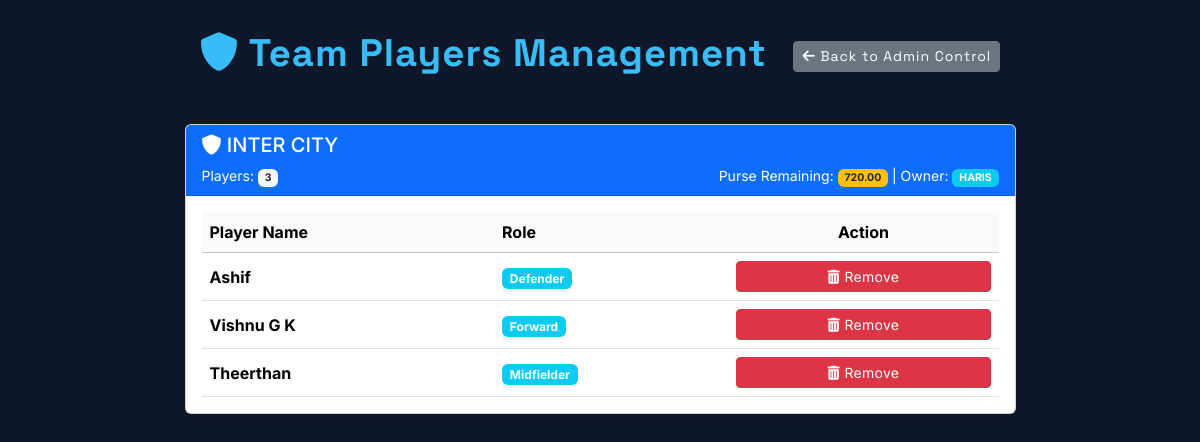
The page /team/1/players/ (signed in) on the database its author committed.
### auction/models.py (models this page shows, shortened)
class Team(models.Model):
    name = models.CharField(max_length=100, unique=True)
    owner = models.CharField(max_length=100)
    purse_remaining = models.DecimalField(max_digits=10, decimal_places=2, default=0.00)

class Player(models.Model):
    Defender = 'Def'
    Forward = 'For'
    Goalkeeper = 'Goal'
    Midfielder = 'Mid'
    PLAYER_TYPES = [
        (Defender, 'Defender'),
        (Forward, 'Forward'),
        (Goalkeeper, 'Goalkeeper'),
        (Midfielder, 'Midfielder'),
    ]
    name = models.CharField(max_length=100)
    phone_number = models.CharField(max_length=20, null=True, blank=True)
    photo = models.ImageField(upload_to='player_photos/', null=True, blank=True)
    player_type = models.CharField(max_length=4, choices=PLAYER_TYPES)
    base_price = models.DecimalField(max_digits=10, decimal_places=2)
    is_sold = models.BooleanField(default=False)
    sold_to_team = models.ForeignKey(Team, on_delete=models.SET_NULL, null=True, blank=True, related_name='players')
    final_price = models.DecimalField(max_digits=10, decimal_places=2, null=True, blank=True)
    random_row = models.FloatField(default=0.0) # Used for random initial ordering
    auction_round = models.PositiveIntegerField(default=1)

### auction/views.py (the view)
# urls.py: path('team/<int:team_id>/players/', views.team_players, name='team_players'),
@user_passes_test(is_admin, login_url='/admin/login/')
def team_players(request, team_id):
    team = get_object_or_404(Team, id=team_id)
    players = team.players.all()
    return render(request, 'team_players.html', {'team': team, 'players': players})

### auction/views.py (called while the page is built)
def is_admin(user):
    return user.is_superuser

### templates/team_players.html (shortened to what this page needs)
{% extends "header.html" %}
{% block header %}
    <i class="fas fa-shield-alt"></i> Team Players Management
    <a  href="{% url 'admin_auction_control' %}" class="btn btn-sm btn-secondary ms-3">
        <i class="fas fa-arrow-left"></i> Back to Admin Control
    </a>
{% endblock %}
{% block content %}
<div class="container mt-5">
    <div class="row justify-content-center">
        {% if team %}
        <div class="col-lg-9 mb-4">
            <div class="card h-100 shadow-sm">
                <div class="card-header bg-primary text-white">
                    <h5 class="mb-0">
                        <i class="fas fa-shield-alt"></i> {{ team.name }}
                    </h5>
                    <div class="d-flex justify-content-between align-items-center mt-2">
                        <small>Players: <span class="badge bg-light text-dark">{{ players.count }}</span></small>
                        <small>
                            Purse Remaining: <span class="badge bg-warning text-dark">{{ team.purse_remaining }}</span>
                            | Owner: <span class="badge bg-info">{{ team.owner }}</span>
                        </small>
                    </div>
                </div>
                <div class="card-body">
                    {% if players %}
                        <div class="table-responsive">
                            <table class="table table-hover mb-0">
                                <thead class="table-light">
                                    <tr>
                                        <th>Player Name</th>
                                        <th>Role</th>
                                        <th class="text-center">Action</th>
                                    </tr>
                                </thead>
                                <tbody>
                                    {% for player in players %}
                                    <tr class="player-row" data-player-id="{{ player.id }}">
                                        <td class="align-middle">
                                            <strong>{{ player.name }}</strong>
                                        </td>
                                        <td class="align-middle">
                                            <span class="badge bg-info">{{ player.get_player_type_display }}</span>
                                        </td>
                                        <td class="text-center align-middle">
                                            <button type="button"
                                                    class="btn btn-sm btn-danger remove-player-btn"
                                                    data-player-id="{{ player.id }}"
                                                    data-player-name="{{ player.name }}"
                                                    data-team-id="{{ team.id }}"
                                                    data-bs-toggle="modal"
                                                    data-bs-target="#confirmRemoveModal">
                                                <i class="fas fa-trash-alt"></i> Remove
                                            </button>
                                        </td>
                                    </tr>
                                    {% endfor %}
                                </tbody>
                            </table>
                        </div>
                    {% else %}
                        <div class="alert alert-info mb-0" role="alert">
                            <i class="fas fa-info-circle"></i> No players added yet.
                        </div>
                    {% endif %}
                </div>
            </div>
        </div>
        {% else %}
        <div class="col-12">
            <div class="alert alert-warning">
                <i class="fas fa-exclamation-triangle"></i> No team available.
            </div>
        </div>
        {% endif %}
    </div>
</div>
{% endblock %}

### rows shown on the page
Team: name "INTER CITY", count "3", purse_remaining "720.00", owner "HARIS"
Player: name "Ashif", player_type "Defender"
Player: name "Vishnu G K", player_type "Forward"
Player: name "Theerthan", player_type "Midfielder"
